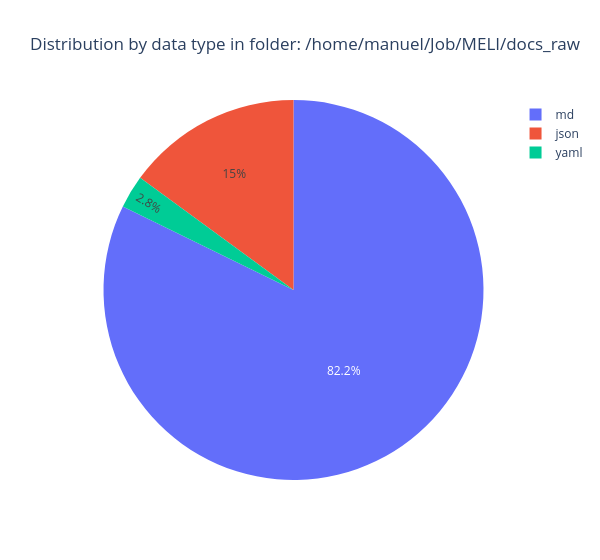

Notebook cell for this chart:
### Code cell
docs_raw_path = f"{base_path}/{raw_docs_path}"

files_formats = list_ftypes(docs_raw_path)
print(f"Total files: {len(files_formats)}")

labels, values = np.unique(files_formats, return_counts=True)

fig = go.Figure(data=[go.Pie(labels=labels, values=values)])

fig.update_layout(title = f'Distribution by data type in folder: {docs_raw_path}',
                  width = 600)

fig.show()

### Figure 1 — Plotly figure (JSON) as saved in the notebook; plotly's stock layout.template omitted (floating-point values rounded to 4 significant figures)
{"data": [{"labels": ["json", "md", "yaml"], "type": "pie", "values": [16, 88, 3]}], "layout": {"title": {"text": "Distribution by data type in folder: /home/manuel/Job/MELI/docs_raw"}, "width": 600}}
